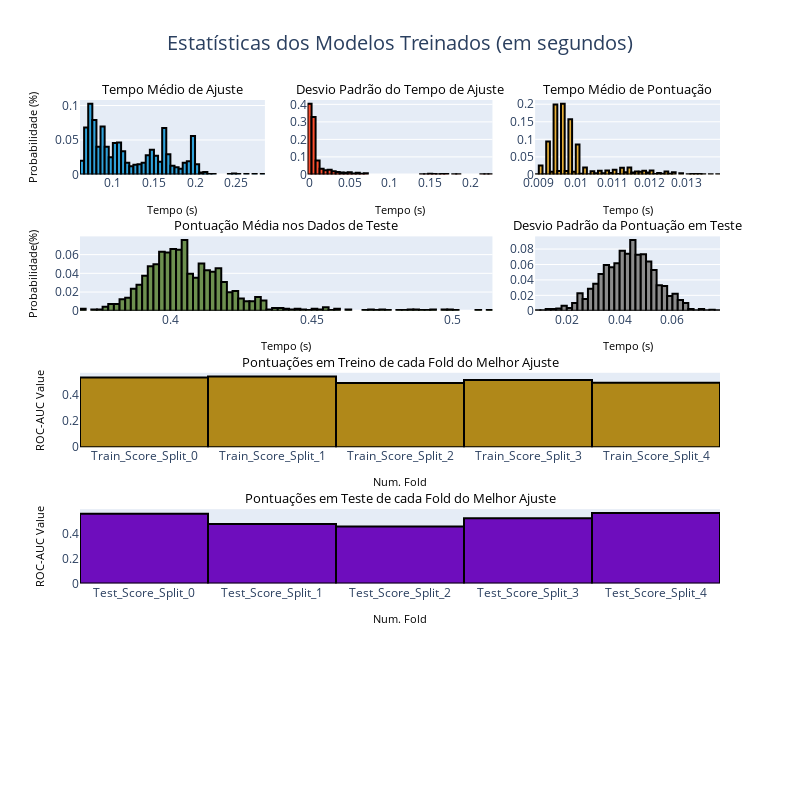

The code cell stored with this chart in its notebook:
### Code cell
analyze_model_lgr(model_v2)

### Figure 1 — Plotly figure (JSON) as saved in the notebook; plotly's stock layout.template omitted (floating-point values rounded to 4 significant figures; data arrays with more than 128 entries replaced by an {"elided": "..."} marker saying what was removed)
{"data": [{"histnorm": "probability", "marker": {"color": "#30a2da", "line": {"color": "rgb(0,0,0)", "width": 2}}, "name": "tempo médio de ajuste", "type": "histogram", "x": {"elided": "1365 float values"}, "xaxis": "x", "yaxis": "y"}, {"histnorm": "probability", "marker": {"color": "#fc4f30", "line": {"color": "rgb(0,0,0)", "width": 2}}, "name": "Desvio médio do tempo de treino", "type": "histogram", "x": {"elided": "1365 float values"}, "xaxis": "x2", "yaxis": "y2"}, {"histnorm": "probability", "marker": {"color": "#e5ae38", "line": {"color": "rgb(0,0,0)", "width": 2}}, "name": "Tempo médio de score", "type": "histogram", "x": {"elided": "1365 float values"}, "xaxis": "x3", "yaxis": "y3"}, {"histnorm": "probability", "marker": {"color": "#6d904f", "line": {"color": "rgb(0,0,0)", "width": 2}}, "name": "Pontuação Média nos Dados de Teste", "type": "histogram", "x": {"elided": "1365 float values"}, "xaxis": "x4", "yaxis": "y4"}, {"histnorm": "probability", "marker": {"color": "#8b8b8b", "line": {"color": "rgb(0,0,0)", "width": 2}}, "name": "Desvio Padrão da Pontuação em Teste", "type": "histogram", "x": {"elided": "1365 float values"}, "xaxis": "x5", "yaxis": "y5"}, {"marker": {"color": "#b08819", "line": {"color": "rgb(0,0,0)", "width": 2}}, "name": "Pontuação em Folds de Treino", "type": "bar", "x": ["Train_Score_Split_0", "Train_Score_Split_1", "Train_Score_Split_2", "Train_Score_Split_3", "Train_Score_Split_4"], "xaxis": "x6", "y": [0.5311, 0.5389, 0.4896, 0.5116, 0.491], "yaxis": "y6"}, {"marker": {"color": "#6e0dbd", "line": {"color": "rgb(0,0,0)", "width": 2}}, "name": "Pontuação em Folds de Teste", "type": "bar", "x": ["Test_Score_Split_0", "Test_Score_Split_1", "Test_Score_Split_2", "Test_Score_Split_3", "Test_Score_Split_4"], "xaxis": "x7", "y": [0.5567, 0.4742, 0.4536, 0.5208, 0.5625], "yaxis": "y7"}], "layout": {"annotations": [{"font": {"color": "black", "size": 12.5}, "opacity": 1, "showarrow": false, "text": "Tempo Médio de Ajuste", "x": 0.1444, "xanchor": "center", "xref": "paper", "y": 1, "yanchor": "bottom", "yref": "paper"}, {"font": {"color": "black", "size": 12.5}, "opacity": 1, "showarrow": false, "text": "Desvio Padrão do Tempo de Ajuste", "x": 0.5, "xanchor": "center", "xref": "paper", "y": 1, "yanchor": "bottom", "yref": "paper"}, {"font": {"color": "black", "size": 12.5}, "opacity": 1, "showarrow": false, "text": "Tempo Médio de Pontuação", "x": 0.8556, "xanchor": "center", "xref": "paper", "y": 1, "yanchor": "bottom", "yref": "paper"}, {"font": {"color": "black", "size": 12.5}, "opacity": 1, "showarrow": false, "text": "Pontuação Média nos Dados de Teste", "x": 0.3222, "xanchor": "center", "xref": "paper", "y": 0.78, "yanchor": "bottom", "yref": "paper"}, {"font": {"color": "black", "size": 12.5}, "opacity": 1, "showarrow": false, "text": "Desvio Padrão da Pontuação em Teste", "x": 0.8556, "xanchor": "center", "xref": "paper", "y": 0.78, "yanchor": "bottom", "yref": "paper"}, {"font": {"color": "black", "size": 12.5}, "opacity": 1, "showarrow": false, "text": "Pontuações em Treino de cada Fold do Melhor Ajuste", "x": 0.5, "xanchor": "center", "xref": "paper", "y": 0.56, "yanchor": "bottom", "yref": "paper"}, {"font": {"color": "black", "size": 12.5}, "opacity": 1, "showarrow": false, "text": "Pontuações em Teste de cada Fold do Melhor Ajuste", "x": 0.5, "xanchor": "center", "xref": "paper", "y": 0.34, "yanchor": "bottom", "yref": "paper"}], "height": 800, "showlegend": false, "title": {"font": {"size": 20}, "text": "Estatísticas dos Modelos Treinados (em segundos)", "x": 0.5}, "width": 800, "xaxis": {"anchor": "y", "domain": [0, 0.2889], "title": {"font": {"color": "black", "size": 11}, "text": "Tempo (s)"}}, "xaxis2": {"anchor": "y2", "domain": [0.3556, 0.6444], "title": {"font": {"color": "black", "size": 11}, "text": "Tempo (s)"}}, "xaxis3": {"anchor": "y3", "domain": [0.7111, 1], "title": {"font": {"color": "black", "size": 11}, "text": "Tempo (s)"}}, "xaxis4": {"anchor": "y4", "domain": [0, 0.6444], "title": {"font": {"color": "black", "size": 11}, "text": "Tempo (s)"}}, "xaxis5": {"anchor": "y5", "domain": [0.7111, 1], "title": {"font": {"color": "black", "size": 11}, "text": "Tempo (s)"}}, "xaxis6": {"anchor": "y6", "domain": [0, 1], "title": {"font": {"color": "black", "size": 11}, "text": "Num. Fold"}}, "xaxis7": {"anchor": "y7", "domain": [0, 1], "title": {"font": {"color": "black", "size": 11}, "text": "Num. Fold"}}, "xaxis8": {"anchor": "y8", "domain": [0, 1], "title": {"font": {"color": "black", "size": 11}, "text": "Tempo (s)"}}, "yaxis": {"anchor": "x", "domain": [0.88, 1], "title": {"font": {"color": "black", "size": 11}, "text": "Probabilidade (%)"}}, "yaxis2": {"anchor": "x2", "domain": [0.88, 1]}, "yaxis3": {"anchor": "x3", "domain": [0.88, 1]}, "yaxis4": {"anchor": "x4", "domain": [0.66, 0.78], "title": {"font": {"color": "black", "size": 11}, "text": "Probabilidade(%)"}}, "yaxis5": {"anchor": "x5", "domain": [0.66, 0.78]}, "yaxis6": {"anchor": "x6", "domain": [0.44, 0.56], "title": {"font": {"color": "black", "size": 11}, "text": "ROC-AUC Value"}}, "yaxis7": {"anchor": "x7", "domain": [0.22, 0.34], "title": {"font": {"color": "black", "size": 11}, "text": "ROC-AUC Value"}}, "yaxis8": {"anchor": "x8", "domain": [0, 0.12]}}}
